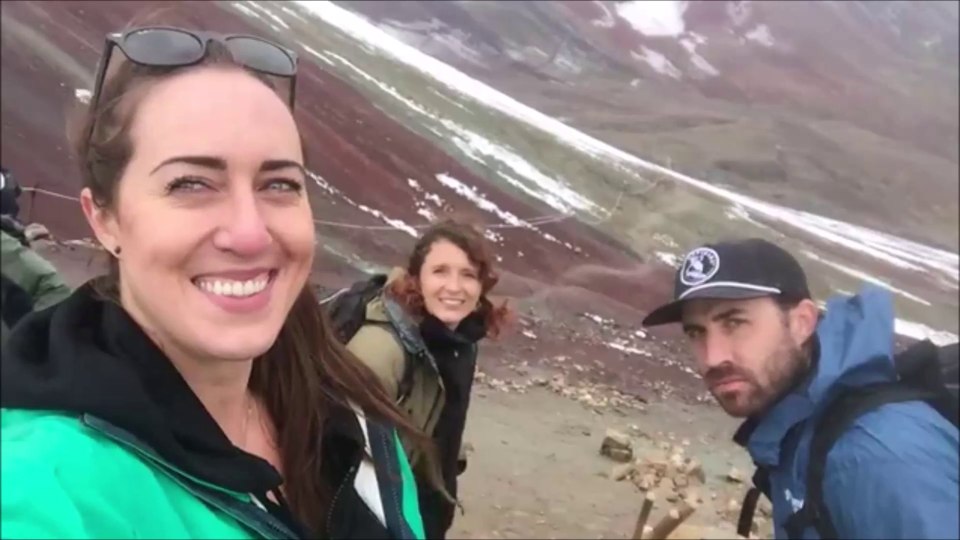
#> input picture frame 5 of smile-detection/smile.mp4, 1920 x 1080 px (shown at 1/2 size)
$ python smile_detection_videos.py
#> lines starting #> are read from the running program, lines starting #| are printed output that depends on the picture; after the words box and inside, x2 and y2 are one past the last pixel; in counts of white or black regions, pixels touching at a corner belong together
import cv2


vid = cv2.VideoCapture("smile.mp4")

face_cascade = cv2.CascadeClassifier('frontalface.xml')
smile_cascade = cv2.CascadeClassifier('smile.xml')

while True:
    ret, frame = vid.read()
#> frame is the input picture: shape (1080, 1920, 3); mean B, G, R 123, 125.1, 130.6
    frame = cv2.resize(frame, (640, 480))
#> frame: shape (480, 640, 3)
    gray = cv2.cvtColor(frame, cv2.COLOR_BGR2GRAY)
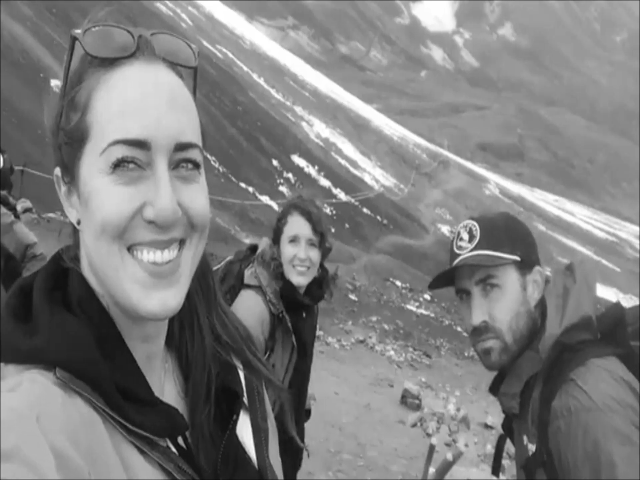
#> gray: shape (480, 640); min 9, max 255, mean 126.5
    faces = face_cascade.detectMultiScale(gray, 1.3, 5)
#> faces = [[274, 221, 55, 55], [45, 78, 219, 219]]

    for (x, y, w, h) in faces:
        cv2.rectangle(frame, (x, y), (x+w, y+h), (0, 0, 255), 2)

        roi_gray = gray[y:y+h, x:x+w]
        roi_frame = frame[y:y+h, x:x+w]
        smiles = smile_cascade.detectMultiScale(roi_gray, 1.9, 3)

        for (ex, ey, ew, eh) in smiles:
            cv2.rectangle(roi_frame, (ex, ey), (ex+ew, ey+eh), (0, 255, 0), 3)
#> this loop made 2 passes
#> (x, y, w, h, smiles) on passes 1 to 2: (274, 221, 55, 55, [[10, 36, 36, 18]]), (45, 78, 219, 219, [[51, 139, 130, 65]])
#> pass 1, `roi_gray = gray[y:y+h, x:x+w]`:
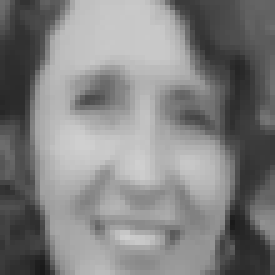
#> roi_gray: shape (55, 55) (shown 5 times larger); min 26, max 207, mean 129.2
#> pass 1, `roi_frame = frame[y:y+h, x:x+w]`:
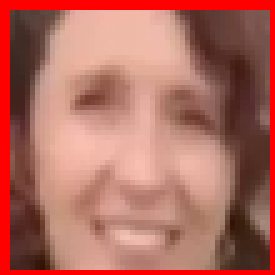
#> roi_frame: shape (55, 55, 3) (shown 5 times larger); mean B, G, R 95.8, 107.6, 176.8
#> pass 2, `roi_gray = gray[y:y+h, x:x+w]`:
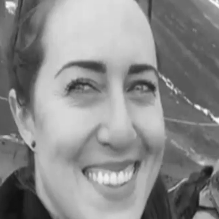
#> roi_gray: shape (219, 219); min 16, max 250, mean 138.4
#> pass 2, `roi_frame = frame[y:y+h, x:x+w]`:
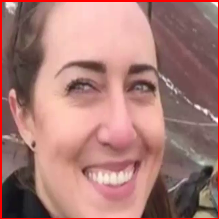
#> roi_frame: shape (219, 219, 3); mean B, G, R 118.8, 124, 170.4
#> after the loop:
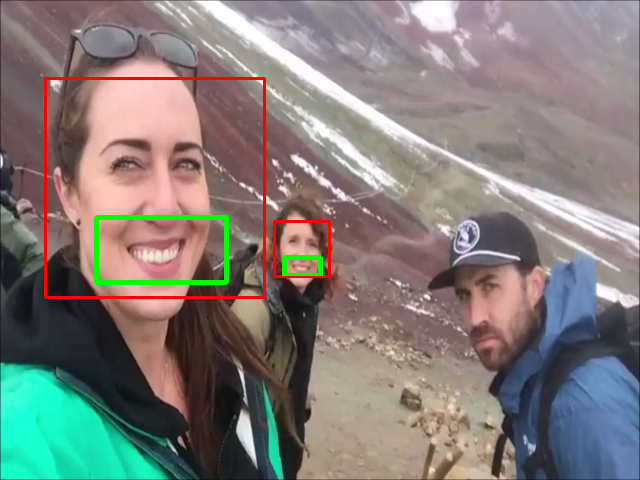
#> frame: shape (480, 640, 3); mean B, G, R 120.9, 124.9, 130.5
#> after the loop:
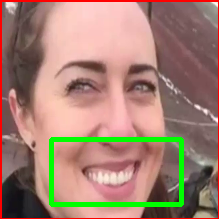
#> roi_frame: shape (219, 219, 3); 4.04% of pixels changed, all inside (x1, y1, x2, y2) = (49, 137, 184, 207)

    cv2.imshow('Smile Capture', frame)

    if cv2.waitKey(5) & 0xFF == ord('q'):
#> (key q is pressed here)
        break

vid.release()
cv2.destroyAllWindows()

$ run again, starting later in the video
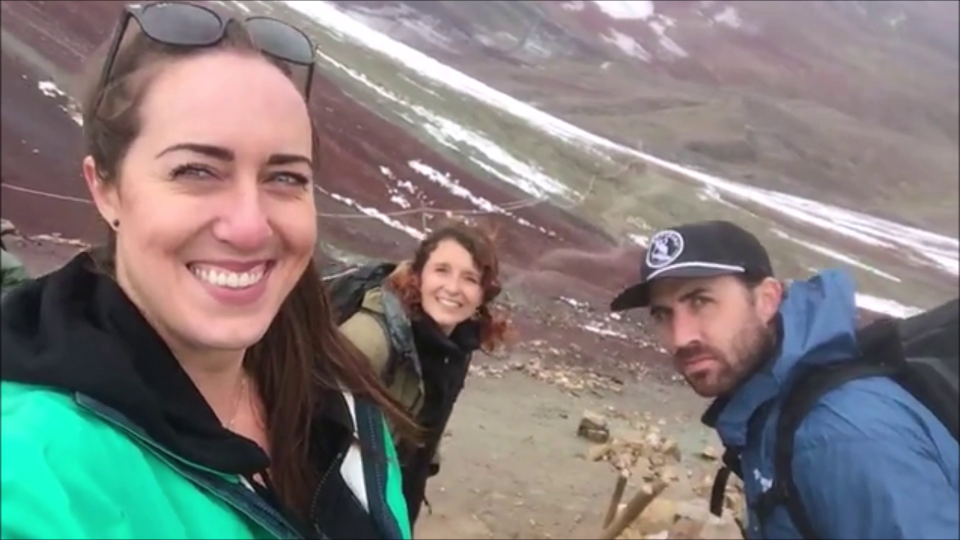
#> input picture frame 24 of smile-detection/smile.mp4, 1920 x 1080 px (shown at 1/2 size)
#> frame is the input picture: shape (1080, 1920, 3); mean B, G, R 122.4, 124, 128
#> faces = [[274, 220, 56, 56], [56, 78, 204, 204]]
#> the loop `for (x, y, w, h) in faces:` made 2 passes
#> after the loop `for (x, y, w, h) in faces:`:
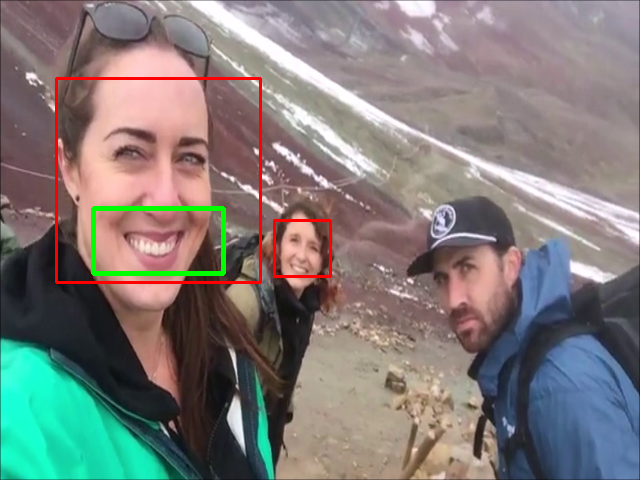
#> frame: shape (480, 640, 3); mean B, G, R 120.6, 123.8, 128.1
#> after the loop `for (x, y, w, h) in faces:`:
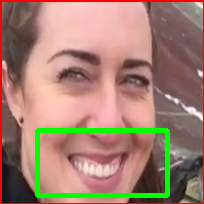
#> roi_frame: shape (204, 204, 3); mean B, G, R 112.5, 129, 164

$ run again, starting later in the video
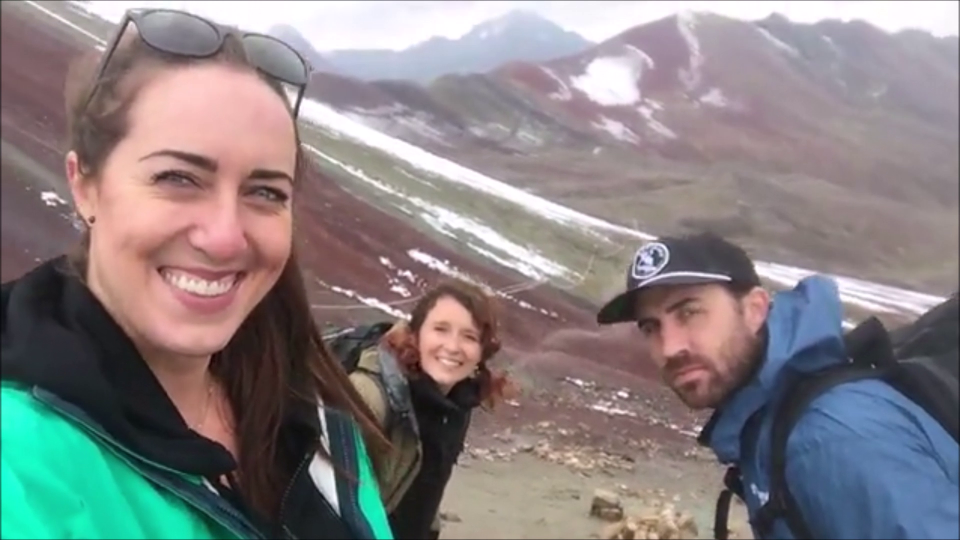
#> input picture frame 44 of smile-detection/smile.mp4, 1920 x 1080 px (shown at 1/2 size)
#> frame is the input picture: shape (1080, 1920, 3); mean B, G, R 129.9, 128.9, 133.9
#> faces = [[272, 272, 61, 61], [52, 90, 190, 190]]
#> the loop `for (x, y, w, h) in faces:` made 2 passes
#> after the loop `for (x, y, w, h) in faces:`:
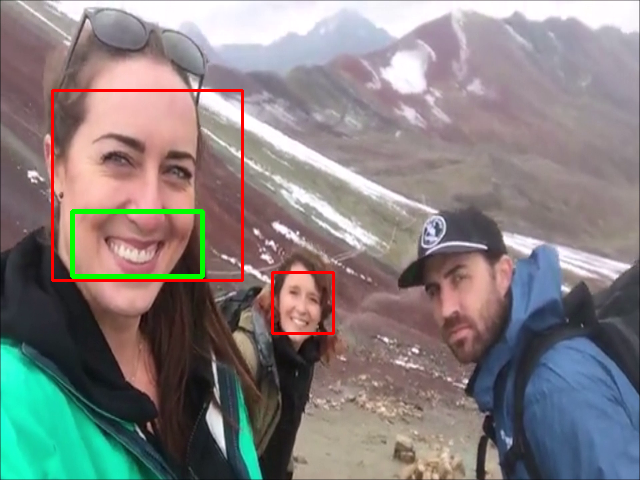
#> frame: shape (480, 640, 3); mean B, G, R 128.1, 128.6, 133.9
#> after the loop `for (x, y, w, h) in faces:`:
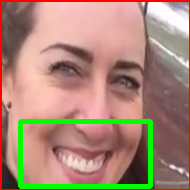
#> roi_frame: shape (190, 190, 3); mean B, G, R 118.8, 137.5, 171.6
